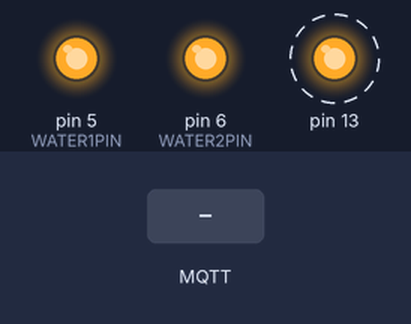
Bench run of a sketch on a simulated Arduino Uno, built with avr-gcc and run on an emulated ATmega328P. On the bench: output pins drawn as LEDs (lit = HIGH). Dashed ring = blinking. Inputs (shaded band) come from the test bench. WiFi joins after 1.5 s; servers stay silent unless stated; no MQTT or app messages arrive unless stated.

Above: at 4.2 s.
4.3 s: MQTT message "1" arrives on the first subscribed topic
At 12.8 s:
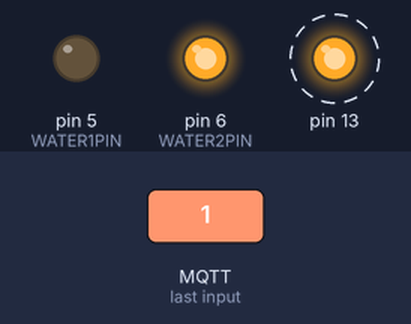
14.5 s: MQTT message "1" arrives on the second subscribed topic
At 16.8 s:
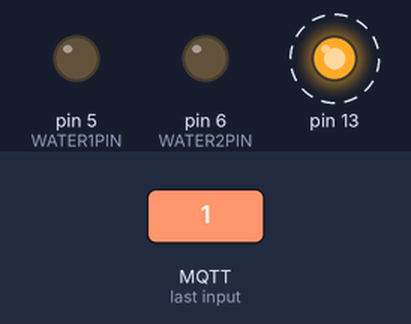
18.5 s: MQTT message "0" arrives on the first subscribed topic
At 20.3 s:
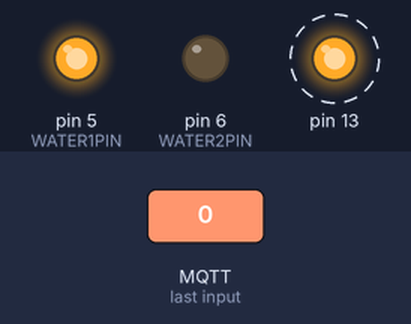
22.5 s: MQTT message "0" arrives on the second subscribed topic
At 23.7 s:
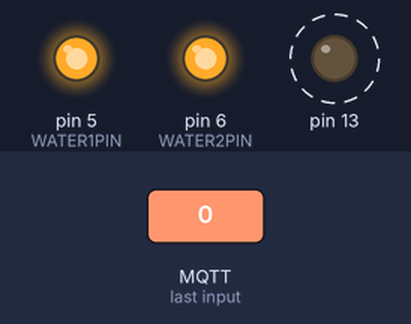
Timing chart, 0 to 29.5 s (numbered marks = the images above; inputs shaded):
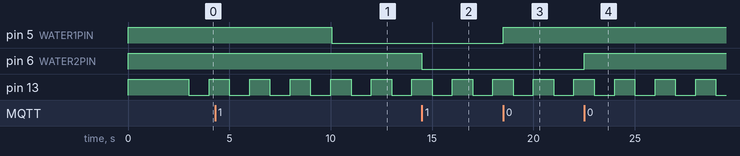

Measured:
- after the input at 4.3 s, pin 5 (WATER1PIN): HIGH → LOW after 5.8 s
- after the input at 14.5 s, pin 6 (WATER2PIN): HIGH → LOW at once
- after the input at 18.5 s, pin 5 (WATER1PIN): LOW → HIGH at once
- after the input at 22.5 s, pin 6 (WATER2PIN): LOW → HIGH at once
- by itself, pin 13: alternates HIGH for 1.0 s and LOW for 1.0 s

The sketch:

kotlownia_v2.ino
```cpp
#include <SPI.h>
#include <Ethernet.h>
#include <PubSubClient.h>
#include "DHT.h"

// ethernet interface mac address, must be unique on the LAN
static byte mac[] = { 0x74,0x69,0x69,0x2D,0x31,0x10 };
IPAddress server(192, 168, 1, 10);
EthernetClient ethClient;
PubSubClient client(ethClient);

#define SERIAL 0
#define STATIC 0 // set to 1 to disable DHCP (adjust myip/gwip values below)home/gabinet

#define DHTPIN 0
#define DHTTYPE DHT22
DHT dht(DHTPIN, DHTTYPE);

#define WATER1PIN 5
int water1 = 0;

#define WATER2PIN 6
int water2 = 0;

unsigned long loopTime = 0;
unsigned long lastReply = 0;
unsigned long lastReconnectAttempt = 0;

void setup () {
  Serial.begin(9600);
  pinMode(13, OUTPUT);
  digitalWrite(13, HIGH);

  pinMode(WATER1PIN, OUTPUT);
  digitalWrite(WATER1PIN, HIGH);
  pinMode(WATER2PIN, OUTPUT);
  digitalWrite(WATER2PIN, HIGH);

  client.setServer(server, 1883);
  client.setCallback(callback);

  Ethernet.begin(mac);
  delay(1500);
}

void callback(char* topic, byte* payload, unsigned int length) {
  String topicStr = String(topic);

  if (topicStr == "home/kotlownia/water1/set") {
    if ((char)payload[0] == '0') {
      switchOutput("water1", 0, true);
    } else if ((char)payload[0] == '1') {
      switchOutput("water1", 1, true);
    }
  } else if (topicStr == "home/kotlownia/water2/set") {
    if ((char)payload[0] == '0') {
      switchOutput("water2", 0, true);
    } else if ((char)payload[0] == '1') {
      switchOutput("water2", 1, true);
    }
  }
}

boolean reconnect() {
  if (client.connect("kotlownia")) {
    publishFloat("home/kotlownia/water1", water1);
    publishFloat("home/kotlownia/water2", water2);
    client.subscribe("home/kotlownia/water1/set");
    client.subscribe("home/kotlownia/water2/set");
  }
  return client.connected();
}

void loop () {
  unsigned long tLoopTime = micros();

  if (!client.connected()) {
    if ((millis() - lastReconnectAttempt) > 10000) {
      lastReconnectAttempt = millis();
      if (reconnect()) {
        lastReconnectAttempt = 0;
      }
    }
  } else {
    client.loop();
  }

  Ethernet.maintain();

  if (((int)(millis() / 1000) % 2) == 0) {
    digitalWrite(13, HIGH);
  } else {
    digitalWrite(13, LOW);
  }

  loopTime = micros() - tLoopTime;
}

void switchOutput(String type, float value, boolean doNotifyMaster) {
  #if SERIAL
    Serial.println(type);
#endif
  if (type == "water1") {
    if (value == 1) {
      water1 = 1;
      digitalWrite(WATER1PIN, LOW);
    }
    else {
      water1 = 0;
      digitalWrite(WATER1PIN, HIGH);
    }
    publishFloat("home/kotlownia/water1", water1);
  }
  if (type == "water2") {
    if (value == 1) {
      water2 = 1;
      digitalWrite(WATER2PIN, LOW);
    }
    else {
      water2 = 0;
      digitalWrite(WATER2PIN, HIGH);
    }
    publishFloat("home/kotlownia/water2", water2);
  }
}

void publishFloat(char* topic, float val)
{
  if (client.connected()) {
    char str[16];
    itoa(val, str, 10);
    client.publish(topic, str);
  }
}
```
